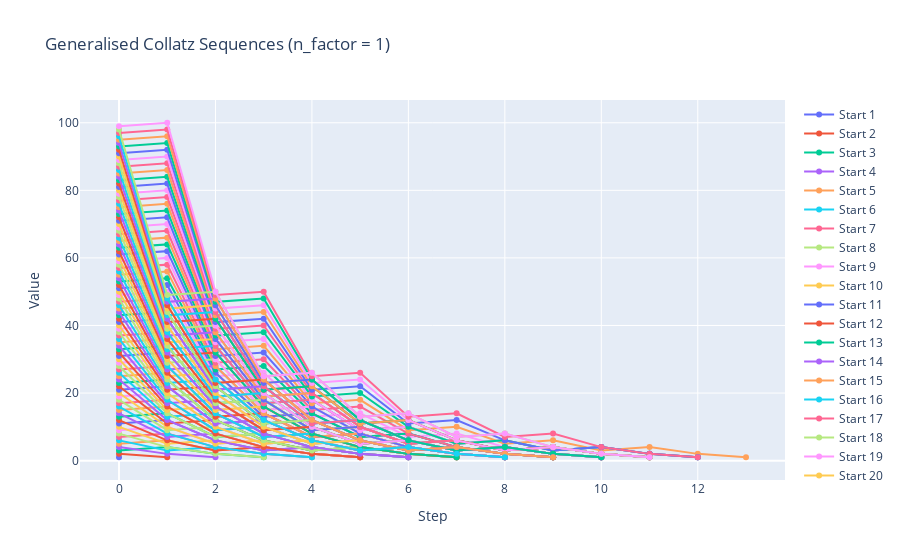

The cell this chart's notebook holds for it:
### Code cell
collatz1 = Collatz(n_factor=1)
collatz1.generate_sequence(19)
collatz1.generate_sequence(27)
collatz1.visualise(n_vis)

### Figure 1 — Plotly figure (JSON) as saved in the notebook; plotly's stock layout.template omitted (floating-point values rounded to 4 significant figures)
{"data": [{"mode": "lines+markers", "name": "Start 1", "type": "scatter", "x": [0], "y": [1]}, {"mode": "lines+markers", "name": "Start 2", "type": "scatter", "x": [0, 1], "y": [2, 1]}, {"mode": "lines+markers", "name": "Start 3", "type": "scatter", "x": [0, 1, 2, 3], "y": [3, 4, 2, 1]}, {"mode": "lines+markers", "name": "Start 4", "type": "scatter", "x": [0, 1, 2], "y": [4, 2, 1]}, {"mode": "lines+markers", "name": "Start 5", "type": "scatter", "x": [0, 1, 2, 3, 4, 5], "y": [5, 6, 3, 4, 2, 1]}, {"mode": "lines+markers", "name": "Start 6", "type": "scatter", "x": [0, 1, 2, 3, 4], "y": [6, 3, 4, 2, 1]}, {"mode": "lines+markers", "name": "Start 7", "type": "scatter", "x": [0, 1, 2, 3, 4], "y": [7, 8, 4, 2, 1]}, {"mode": "lines+markers", "name": "Start 8", "type": "scatter", "x": [0, 1, 2, 3], "y": [8, 4, 2, 1]}, {"mode": "lines+markers", "name": "Start 9", "type": "scatter", "x": [0, 1, 2, 3, 4, 5, 6, 7], "y": [9, 10, 5, 6, 3, 4, 2, 1]}, {"mode": "lines+markers", "name": "Start 10", "type": "scatter", "x": [0, 1, 2, 3, 4, 5, 6], "y": [10, 5, 6, 3, 4, 2, 1]}, {"mode": "lines+markers", "name": "Start 11", "type": "scatter", "x": [0, 1, 2, 3, 4, 5, 6], "y": [11, 12, 6, 3, 4, 2, 1]}, {"mode": "lines+markers", "name": "Start 12", "type": "scatter", "x": [0, 1, 2, 3, 4, 5], "y": [12, 6, 3, 4, 2, 1]}, {"mode": "lines+markers", "name": "Start 13", "type": "scatter", "x": [0, 1, 2, 3, 4, 5, 6], "y": [13, 14, 7, 8, 4, 2, 1]}, {"mode": "lines+markers", "name": "Start 14", "type": "scatter", "x": [0, 1, 2, 3, 4, 5], "y": [14, 7, 8, 4, 2, 1]}, {"mode": "lines+markers", "name": "Start 15", "type": "scatter", "x": [0, 1, 2, 3, 4, 5], "y": [15, 16, 8, 4, 2, 1]}, {"mode": "lines+markers", "name": "Start 16", "type": "scatter", "x": [0, 1, 2, 3, 4], "y": [16, 8, 4, 2, 1]}, {"mode": "lines+markers", "name": "Start 17", "type": "scatter", "x": [0, 1, 2, 3, 4, 5, 6, 7, 8, 9], "y": [17, 18, 9, 10, 5, 6, 3, 4, 2, 1]}, {"mode": "lines+markers", "name": "Start 18", "type": "scatter", "x": [0, 1, 2, 3, 4, 5, 6, 7, 8], "y": [18, 9, 10, 5, 6, 3, 4, 2, 1]}, {"mode": "lines+markers", "name": "Start 19", "type": "scatter", "x": [0, 1, 2, 3, 4, 5, 6, 7, 8], "y": [19, 20, 10, 5, 6, 3, 4, 2, 1]}, {"mode": "lines+markers", "name": "Start 20", "type": "scatter", "x": [0, 1, 2, 3, 4, 5, 6, 7], "y": [20, 10, 5, 6, 3, 4, 2, 1]}, {"mode": "lines+markers", "name": "Start 21", "type": "scatter", "x": [0, 1, 2, 3, 4, 5, 6, 7, 8], "y": [21, 22, 11, 12, 6, 3, 4, 2, 1]}, {"mode": "lines+markers", "name": "Start 22", "type": "scatter", "x": [0, 1, 2, 3, 4, 5, 6, 7], "y": [22, 11, 12, 6, 3, 4, 2, 1]}, {"mode": "lines+markers", "name": "Start 23", "type": "scatter", "x": [0, 1, 2, 3, 4, 5, 6, 7], "y": [23, 24, 12, 6, 3, 4, 2, 1]}, {"mode": "lines+markers", "name": "Start 24", "type": "scatter", "x": [0, 1, 2, 3, 4, 5, 6], "y": [24, 12, 6, 3, 4, 2, 1]}, {"mode": "lines+markers", "name": "Start 25", "type": "scatter", "x": [0, 1, 2, 3, 4, 5, 6, 7, 8], "y": [25, 26, 13, 14, 7, 8, 4, 2, 1]}, {"mode": "lines+markers", "name": "Start 26", "type": "scatter", "x": [0, 1, 2, 3, 4, 5, 6, 7], "y": [26, 13, 14, 7, 8, 4, 2, 1]}, {"mode": "lines+markers", "name": "Start 27", "type": "scatter", "x": [0, 1, 2, 3, 4, 5, 6, 7], "y": [27, 28, 14, 7, 8, 4, 2, 1]}, {"mode": "lines+markers", "name": "Start 28", "type": "scatter", "x": [0, 1, 2, 3, 4, 5, 6], "y": [28, 14, 7, 8, 4, 2, 1]}, {"mode": "lines+markers", "name": "Start 29", "type": "scatter", "x": [0, 1, 2, 3, 4, 5, 6, 7], "y": [29, 30, 15, 16, 8, 4, 2, 1]}, {"mode": "lines+markers", "name": "Start 30", "type": "scatter", "x": [0, 1, 2, 3, 4, 5, 6], "y": [30, 15, 16, 8, 4, 2, 1]}, {"mode": "lines+markers", "name": "Start 31", "type": "scatter", "x": [0, 1, 2, 3, 4, 5, 6], "y": [31, 32, 16, 8, 4, 2, 1]}, {"mode": "lines+markers", "name": "Start 32", "type": "scatter", "x": [0, 1, 2, 3, 4, 5], "y": [32, 16, 8, 4, 2, 1]}, {"mode": "lines+markers", "name": "Start 33", "type": "scatter", "x": [0, 1, 2, 3, 4, 5, 6, 7, 8, 9, 10, 11], "y": [33, 34, 17, 18, 9, 10, 5, 6, 3, 4, 2, 1]}, {"mode": "lines+markers", "name": "Start 34", "type": "scatter", "x": [0, 1, 2, 3, 4, 5, 6, 7, 8, 9, 10], "y": [34, 17, 18, 9, 10, 5, 6, 3, 4, 2, 1]}, {"mode": "lines+markers", "name": "Start 35", "type": "scatter", "x": [0, 1, 2, 3, 4, 5, 6, 7, 8, 9, 10], "y": [35, 36, 18, 9, 10, 5, 6, 3, 4, 2, 1]}, {"mode": "lines+markers", "name": "Start 36", "type": "scatter", "x": [0, 1, 2, 3, 4, 5, 6, 7, 8, 9], "y": [36, 18, 9, 10, 5, 6, 3, 4, 2, 1]}, {"mode": "lines+markers", "name": "Start 37", "type": "scatter", "x": [0, 1, 2, 3, 4, 5, 6, 7, 8, 9, 10], "y": [37, 38, 19, 20, 10, 5, 6, 3, 4, 2, 1]}, {"mode": "lines+markers", "name": "Start 38", "type": "scatter", "x": [0, 1, 2, 3, 4, 5, 6, 7, 8, 9], "y": [38, 19, 20, 10, 5, 6, 3, 4, 2, 1]}, {"mode": "lines+markers", "name": "Start 39", "type": "scatter", "x": [0, 1, 2, 3, 4, 5, 6, 7, 8, 9], "y": [39, 40, 20, 10, 5, 6, 3, 4, 2, 1]}, {"mode": "lines+markers", "name": "Start 40", "type": "scatter", "x": [0, 1, 2, 3, 4, 5, 6, 7, 8], "y": [40, 20, 10, 5, 6, 3, 4, 2, 1]}, {"mode": "lines+markers", "name": "Start 41", "type": "scatter", "x": [0, 1, 2, 3, 4, 5, 6, 7, 8, 9, 10], "y": [41, 42, 21, 22, 11, 12, 6, 3, 4, 2, 1]}, {"mode": "lines+markers", "name": "Start 42", "type": "scatter", "x": [0, 1, 2, 3, 4, 5, 6, 7, 8, 9], "y": [42, 21, 22, 11, 12, 6, 3, 4, 2, 1]}, {"mode": "lines+markers", "name": "Start 43", "type": "scatter", "x": [0, 1, 2, 3, 4, 5, 6, 7, 8, 9], "y": [43, 44, 22, 11, 12, 6, 3, 4, 2, 1]}, {"mode": "lines+markers", "name": "Start 44", "type": "scatter", "x": [0, 1, 2, 3, 4, 5, 6, 7, 8], "y": [44, 22, 11, 12, 6, 3, 4, 2, 1]}, {"mode": "lines+markers", "name": "Start 45", "type": "scatter", "x": [0, 1, 2, 3, 4, 5, 6, 7, 8, 9], "y": [45, 46, 23, 24, 12, 6, 3, 4, 2, 1]}, {"mode": "lines+markers", "name": "Start 46", "type": "scatter", "x": [0, 1, 2, 3, 4, 5, 6, 7, 8], "y": [46, 23, 24, 12, 6, 3, 4, 2, 1]}, {"mode": "lines+markers", "name": "Start 47", "type": "scatter", "x": [0, 1, 2, 3, 4, 5, 6, 7, 8], "y": [47, 48, 24, 12, 6, 3, 4, 2, 1]}, {"mode": "lines+markers", "name": "Start 48", "type": "scatter", "x": [0, 1, 2, 3, 4, 5, 6, 7], "y": [48, 24, 12, 6, 3, 4, 2, 1]}, {"mode": "lines+markers", "name": "Start 49", "type": "scatter", "x": [0, 1, 2, 3, 4, 5, 6, 7, 8, 9, 10], "y": [49, 50, 25, 26, 13, 14, 7, 8, 4, 2, 1]}, {"mode": "lines+markers", "name": "Start 50", "type": "scatter", "x": [0, 1, 2, 3, 4, 5, 6, 7, 8, 9], "y": [50, 25, 26, 13, 14, 7, 8, 4, 2, 1]}, {"mode": "lines+markers", "name": "Start 51", "type": "scatter", "x": [0, 1, 2, 3, 4, 5, 6, 7, 8, 9], "y": [51, 52, 26, 13, 14, 7, 8, 4, 2, 1]}, {"mode": "lines+markers", "name": "Start 52", "type": "scatter", "x": [0, 1, 2, 3, 4, 5, 6, 7, 8], "y": [52, 26, 13, 14, 7, 8, 4, 2, 1]}, {"mode": "lines+markers", "name": "Start 53", "type": "scatter", "x": [0, 1, 2, 3, 4, 5, 6, 7, 8, 9], "y": [53, 54, 27, 28, 14, 7, 8, 4, 2, 1]}, {"mode": "lines+markers", "name": "Start 54", "type": "scatter", "x": [0, 1, 2, 3, 4, 5, 6, 7, 8], "y": [54, 27, 28, 14, 7, 8, 4, 2, 1]}, {"mode": "lines+markers", "name": "Start 55", "type": "scatter", "x": [0, 1, 2, 3, 4, 5, 6, 7, 8], "y": [55, 56, 28, 14, 7, 8, 4, 2, 1]}, {"mode": "lines+markers", "name": "Start 56", "type": "scatter", "x": [0, 1, 2, 3, 4, 5, 6, 7], "y": [56, 28, 14, 7, 8, 4, 2, 1]}, {"mode": "lines+markers", "name": "Start 57", "type": "scatter", "x": [0, 1, 2, 3, 4, 5, 6, 7, 8, 9], "y": [57, 58, 29, 30, 15, 16, 8, 4, 2, 1]}, {"mode": "lines+markers", "name": "Start 58", "type": "scatter", "x": [0, 1, 2, 3, 4, 5, 6, 7, 8], "y": [58, 29, 30, 15, 16, 8, 4, 2, 1]}, {"mode": "lines+markers", "name": "Start 59", "type": "scatter", "x": [0, 1, 2, 3, 4, 5, 6, 7, 8], "y": [59, 60, 30, 15, 16, 8, 4, 2, 1]}, {"mode": "lines+markers", "name": "Start 60", "type": "scatter", "x": [0, 1, 2, 3, 4, 5, 6, 7], "y": [60, 30, 15, 16, 8, 4, 2, 1]}, {"mode": "lines+markers", "name": "Start 61", "type": "scatter", "x": [0, 1, 2, 3, 4, 5, 6, 7, 8], "y": [61, 62, 31, 32, 16, 8, 4, 2, 1]}, {"mode": "lines+markers", "name": "Start 62", "type": "scatter", "x": [0, 1, 2, 3, 4, 5, 6, 7], "y": [62, 31, 32, 16, 8, 4, 2, 1]}, {"mode": "lines+markers", "name": "Start 63", "type": "scatter", "x": [0, 1, 2, 3, 4, 5, 6, 7], "y": [63, 64, 32, 16, 8, 4, 2, 1]}, {"mode": "lines+markers", "name": "Start 64", "type": "scatter", "x": [0, 1, 2, 3, 4, 5, 6], "y": [64, 32, 16, 8, 4, 2, 1]}, {"mode": "lines+markers", "name": "Start 65", "type": "scatter", "x": [0, 1, 2, 3, 4, 5, 6, 7, 8, 9, 10, 11, 12, 13], "y": [65, 66, 33, 34, 17, 18, 9, 10, 5, 6, 3, 4, 2, 1]}, {"mode": "lines+markers", "name": "Start 66", "type": "scatter", "x": [0, 1, 2, 3, 4, 5, 6, 7, 8, 9, 10, 11, 12], "y": [66, 33, 34, 17, 18, 9, 10, 5, 6, 3, 4, 2, 1]}, {"mode": "lines+markers", "name": "Start 67", "type": "scatter", "x": [0, 1, 2, 3, 4, 5, 6, 7, 8, 9, 10, 11, 12], "y": [67, 68, 34, 17, 18, 9, 10, 5, 6, 3, 4, 2, 1]}, {"mode": "lines+markers", "name": "Start 68", "type": "scatter", "x": [0, 1, 2, 3, 4, 5, 6, 7, 8, 9, 10, 11], "y": [68, 34, 17, 18, 9, 10, 5, 6, 3, 4, 2, 1]}, {"mode": "lines+markers", "name": "Start 69", "type": "scatter", "x": [0, 1, 2, 3, 4, 5, 6, 7, 8, 9, 10, 11, 12], "y": [69, 70, 35, 36, 18, 9, 10, 5, 6, 3, 4, 2, 1]}, {"mode": "lines+markers", "name": "Start 70", "type": "scatter", "x": [0, 1, 2, 3, 4, 5, 6, 7, 8, 9, 10, 11], "y": [70, 35, 36, 18, 9, 10, 5, 6, 3, 4, 2, 1]}, {"mode": "lines+markers", "name": "Start 71", "type": "scatter", "x": [0, 1, 2, 3, 4, 5, 6, 7, 8, 9, 10, 11], "y": [71, 72, 36, 18, 9, 10, 5, 6, 3, 4, 2, 1]}, {"mode": "lines+markers", "name": "Start 72", "type": "scatter", "x": [0, 1, 2, 3, 4, 5, 6, 7, 8, 9, 10], "y": [72, 36, 18, 9, 10, 5, 6, 3, 4, 2, 1]}, {"mode": "lines+markers", "name": "Start 73", "type": "scatter", "x": [0, 1, 2, 3, 4, 5, 6, 7, 8, 9, 10, 11, 12], "y": [73, 74, 37, 38, 19, 20, 10, 5, 6, 3, 4, 2, 1]}, {"mode": "lines+markers", "name": "Start 74", "type": "scatter", "x": [0, 1, 2, 3, 4, 5, 6, 7, 8, 9, 10, 11], "y": [74, 37, 38, 19, 20, 10, 5, 6, 3, 4, 2, 1]}, {"mode": "lines+markers", "name": "Start 75", "type": "scatter", "x": [0, 1, 2, 3, 4, 5, 6, 7, 8, 9, 10, 11], "y": [75, 76, 38, 19, 20, 10, 5, 6, 3, 4, 2, 1]}, {"mode": "lines+markers", "name": "Start 76", "type": "scatter", "x": [0, 1, 2, 3, 4, 5, 6, 7, 8, 9, 10], "y": [76, 38, 19, 20, 10, 5, 6, 3, 4, 2, 1]}, {"mode": "lines+markers", "name": "Start 77", "type": "scatter", "x": [0, 1, 2, 3, 4, 5, 6, 7, 8, 9, 10, 11], "y": [77, 78, 39, 40, 20, 10, 5, 6, 3, 4, 2, 1]}, {"mode": "lines+markers", "name": "Start 78", "type": "scatter", "x": [0, 1, 2, 3, 4, 5, 6, 7, 8, 9, 10], "y": [78, 39, 40, 20, 10, 5, 6, 3, 4, 2, 1]}, {"mode": "lines+markers", "name": "Start 79", "type": "scatter", "x": [0, 1, 2, 3, 4, 5, 6, 7, 8, 9, 10], "y": [79, 80, 40, 20, 10, 5, 6, 3, 4, 2, 1]}, {"mode": "lines+markers", "name": "Start 80", "type": "scatter", "x": [0, 1, 2, 3, 4, 5, 6, 7, 8, 9], "y": [80, 40, 20, 10, 5, 6, 3, 4, 2, 1]}, {"mode": "lines+markers", "name": "Start 81", "type": "scatter", "x": [0, 1, 2, 3, 4, 5, 6, 7, 8, 9, 10, 11, 12], "y": [81, 82, 41, 42, 21, 22, 11, 12, 6, 3, 4, 2, 1]}, {"mode": "lines+markers", "name": "Start 82", "type": "scatter", "x": [0, 1, 2, 3, 4, 5, 6, 7, 8, 9, 10, 11], "y": [82, 41, 42, 21, 22, 11, 12, 6, 3, 4, 2, 1]}, {"mode": "lines+markers", "name": "Start 83", "type": "scatter", "x": [0, 1, 2, 3, 4, 5, 6, 7, 8, 9, 10, 11], "y": [83, 84, 42, 21, 22, 11, 12, 6, 3, 4, 2, 1]}, {"mode": "lines+markers", "name": "Start 84", "type": "scatter", "x": [0, 1, 2, 3, 4, 5, 6, 7, 8, 9, 10], "y": [84, 42, 21, 22, 11, 12, 6, 3, 4, 2, 1]}, {"mode": "lines+markers", "name": "Start 85", "type": "scatter", "x": [0, 1, 2, 3, 4, 5, 6, 7, 8, 9, 10, 11], "y": [85, 86, 43, 44, 22, 11, 12, 6, 3, 4, 2, 1]}, {"mode": "lines+markers", "name": "Start 86", "type": "scatter", "x": [0, 1, 2, 3, 4, 5, 6, 7, 8, 9, 10], "y": [86, 43, 44, 22, 11, 12, 6, 3, 4, 2, 1]}, {"mode": "lines+markers", "name": "Start 87", "type": "scatter", "x": [0, 1, 2, 3, 4, 5, 6, 7, 8, 9, 10], "y": [87, 88, 44, 22, 11, 12, 6, 3, 4, 2, 1]}, {"mode": "lines+markers", "name": "Start 88", "type": "scatter", "x": [0, 1, 2, 3, 4, 5, 6, 7, 8, 9], "y": [88, 44, 22, 11, 12, 6, 3, 4, 2, 1]}, {"mode": "lines+markers", "name": "Start 89", "type": "scatter", "x": [0, 1, 2, 3, 4, 5, 6, 7, 8, 9, 10, 11], "y": [89, 90, 45, 46, 23, 24, 12, 6, 3, 4, 2, 1]}, {"mode": "lines+markers", "name": "Start 90", "type": "scatter", "x": [0, 1, 2, 3, 4, 5, 6, 7, 8, 9, 10], "y": [90, 45, 46, 23, 24, 12, 6, 3, 4, 2, 1]}, {"mode": "lines+markers", "name": "Start 91", "type": "scatter", "x": [0, 1, 2, 3, 4, 5, 6, 7, 8, 9, 10], "y": [91, 92, 46, 23, 24, 12, 6, 3, 4, 2, 1]}, {"mode": "lines+markers", "name": "Start 92", "type": "scatter", "x": [0, 1, 2, 3, 4, 5, 6, 7, 8, 9], "y": [92, 46, 23, 24, 12, 6, 3, 4, 2, 1]}, {"mode": "lines+markers", "name": "Start 93", "type": "scatter", "x": [0, 1, 2, 3, 4, 5, 6, 7, 8, 9, 10], "y": [93, 94, 47, 48, 24, 12, 6, 3, 4, 2, 1]}, {"mode": "lines+markers", "name": "Start 94", "type": "scatter", "x": [0, 1, 2, 3, 4, 5, 6, 7, 8, 9], "y": [94, 47, 48, 24, 12, 6, 3, 4, 2, 1]}, {"mode": "lines+markers", "name": "Start 95", "type": "scatter", "x": [0, 1, 2, 3, 4, 5, 6, 7, 8, 9], "y": [95, 96, 48, 24, 12, 6, 3, 4, 2, 1]}, {"mode": "lines+markers", "name": "Start 96", "type": "scatter", "x": [0, 1, 2, 3, 4, 5, 6, 7, 8], "y": [96, 48, 24, 12, 6, 3, 4, 2, 1]}, {"mode": "lines+markers", "name": "Start 97", "type": "scatter", "x": [0, 1, 2, 3, 4, 5, 6, 7, 8, 9, 10, 11, 12], "y": [97, 98, 49, 50, 25, 26, 13, 14, 7, 8, 4, 2, 1]}, {"mode": "lines+markers", "name": "Start 98", "type": "scatter", "x": [0, 1, 2, 3, 4, 5, 6, 7, 8, 9, 10, 11], "y": [98, 49, 50, 25, 26, 13, 14, 7, 8, 4, 2, 1]}, {"mode": "lines+markers", "name": "Start 99", "type": "scatter", "x": [0, 1, 2, 3, 4, 5, 6, 7, 8, 9, 10, 11], "y": [99, 100, 50, 25, 26, 13, 14, 7, 8, 4, 2, 1]}], "layout": {"title": {"text": "Generalised Collatz Sequences (n_factor = 1)"}, "xaxis": {"title": {"text": "Step"}}, "yaxis": {"title": {"text": "Value"}}}}
